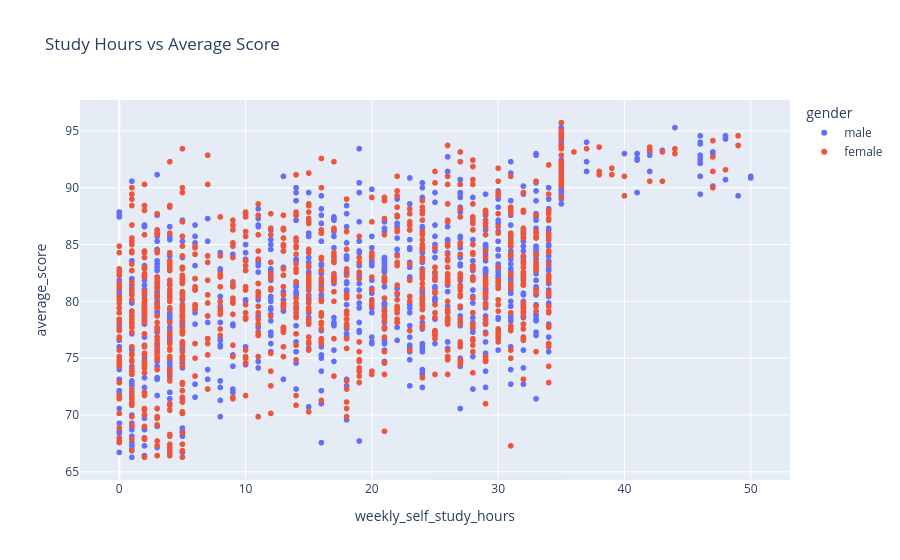

Notebook source saved alongside this figure:
### Markdown cell above
### 8.3 Study Hours vs. Average Score

Examines whether more weekly self-study hours correlate with better performance.

### Code cell
fig3 = px.scatter(
    df,
    x="weekly_self_study_hours",
    y="average_score",
    color="gender",
    title="Study Hours vs Average Score"
)
fig3.show()

### Figure 1 — Plotly figure (JSON) as saved in the notebook; plotly's stock layout.template omitted (floating-point values rounded to 4 significant figures; data arrays with more than 128 entries replaced by an {"elided": "..."} marker saying what was removed)
{"data": [{"hovertemplate": "gender=male<br>weekly_self_study_hours=%{x}<br>average_score=%{y}<extra></extra>", "legendgroup": "male", "marker": {"color": "#636efa", "symbol": "circle"}, "mode": "markers", "name": "male", "showlegend": true, "type": "scattergl", "x": {"elided": "988 int values"}, "xaxis": "x", "y": {"elided": "988 float values"}, "yaxis": "y"}, {"hovertemplate": "gender=female<br>weekly_self_study_hours=%{x}<br>average_score=%{y}<extra></extra>", "legendgroup": "female", "marker": {"color": "#EF553B", "symbol": "circle"}, "mode": "markers", "name": "female", "showlegend": true, "type": "scattergl", "x": {"elided": "986 int values"}, "xaxis": "x", "y": {"elided": "986 float values"}, "yaxis": "y"}], "layout": {"legend": {"title": {"text": "gender"}, "tracegroupgap": 0}, "title": {"text": "Study Hours vs Average Score"}, "xaxis": {"anchor": "y", "domain": [0, 1], "title": {"text": "weekly_self_study_hours"}}, "yaxis": {"anchor": "x", "domain": [0, 1], "title": {"text": "average_score"}}}}
